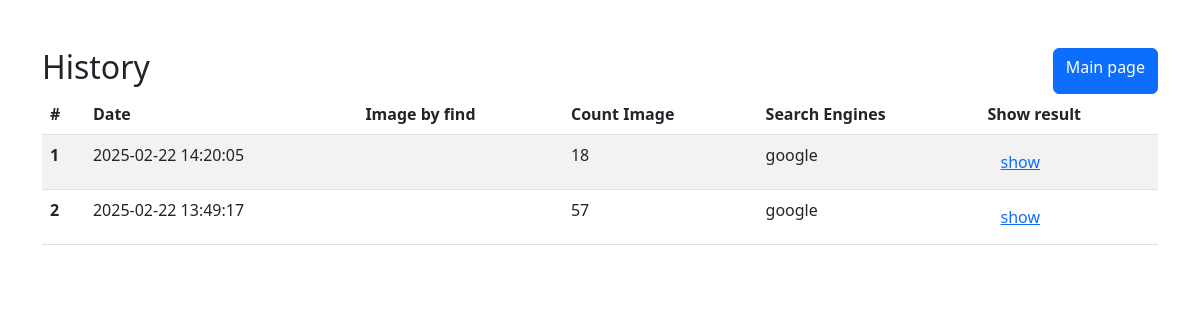
Before: /history with the older database file.
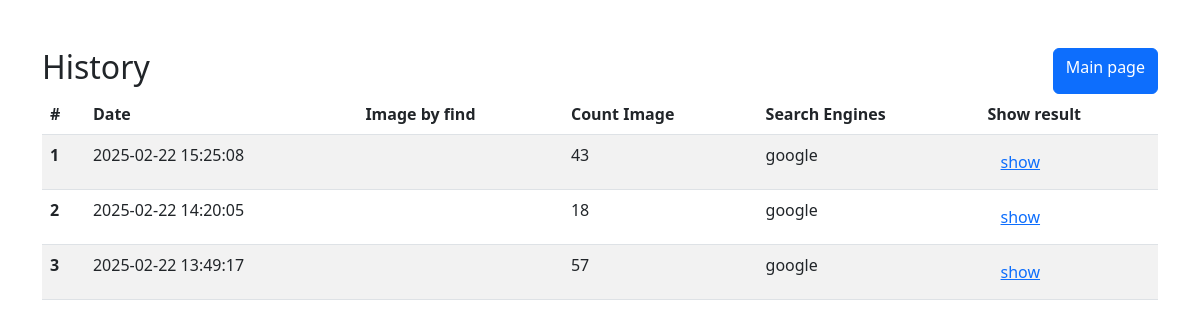
After: the same page with the newer database file.
### tables this page shows
CREATE TABLE search_request (
                    uuid TEXT PRIMARY KEY,
                    image_name TEXT,
                    created_at DATETIME DEFAULT CURRENT_TIMESTAMP
                );

### app.py (the view)
@app.route("/history")
def about():
    history = db.get_search_history()
    history = [
        {
            "uuid": i[0],
            "image_name": i[1],
            "created_at": i[2],
            "search_engines": i[3],
            "count": i[4],
        }
        for i in history
    ]
    return render_template("history.html", items=history)

### templates/history.html (shortened to what this page needs)
<!DOCTYPE html>
<html lang="uk">
<head>
    <link href="https://cdn.jsdelivr.net/npm/bootstrap@5.3.0/dist/css/bootstrap.min.css" rel="stylesheet">
</head>
<body>
    <div class="container mt-5">
        <section>
            <div class="d-flex justify-content-between">
                <h2>History</h2>
                <a href="/" class="btn btn-primary">Main page</a>
            </div>
            <table class="table table-striped table-hover">
                <thead>
                  <tr>
                    <th scope="col">#</th>
                    <th scope="col">Date</th>
                    <th scope="col">Image by find</th>
                    <th scope="col">Count Image</th>
                    <th scope="col">Search Engines</th>
                    <th scope="col">Show result</th>
                  </tr>
                </thead>
                <tbody>
                    {% for item in items %}
                        <tr>
                            <th scope="row">{{ loop.index}}</th>
                            <td>{{item.created_at}}</td>
                            <td style="text-align: left;">
                            </td>
                            <td>{{item.count}}</td>
                            <td>{{item.search_engines}}</td>
                            <td><a href="/?history_id_{{item.uuid}}" class="btn btn-link">show</a></td>
                        </tr>
                    {% endfor %}
                </tbody>
              </table>
        </section>
    </div>
</body>
</html>

Changed rows visible on the page:
added search_request: created_at "2025-02-22 15:25:08", count "43", search_engines "google"
